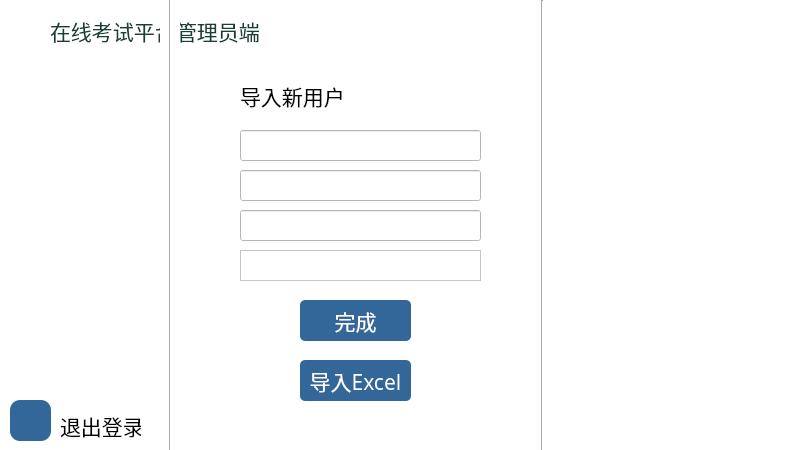
<?xml version="1.0" encoding="UTF-8"?>
<ui version="4.0">
 <class>Administer</class>
 <widget class="QWidget" name="Administer">
  <property name="geometry">
   <rect>
    <x>0</x>
    <y>0</y>
    <width>800</width>
    <height>450</height>
   </rect>
  </property>
  <property name="font">
   <font>
    <pointsize>12</pointsize>
   </font>
  </property>
  <property name="windowTitle">
   <string>Form</string>
  </property>
  <property name="styleSheet">
   <string notr="true">QWidget
{
background-color:white;
}</string>
  </property>
  <widget class="QStackedWidget" name="stackedWidget">
   <property name="geometry">
    <rect>
     <x>180</x>
     <y>60</y>
     <width>361</width>
     <height>411</height>
    </rect>
   </property>
   <property name="currentIndex">
    <number>0</number>
   </property>
   <widget class="QWidget" name="page">
    <widget class="QLineEdit" name="EditName">
     <property name="geometry">
      <rect>
       <x>60</x>
       <y>70</y>
       <width>241</width>
       <height>31</height>
      </rect>
     </property>
    </widget>
    <widget class="QLineEdit" name="EditAccount">
     <property name="geometry">
      <rect>
       <x>60</x>
       <y>110</y>
       <width>241</width>
       <height>31</height>
      </rect>
     </property>
    </widget>
    <widget class="QLineEdit" name="EditPassword">
     <property name="geometry">
      <rect>
       <x>60</x>
       <y>150</y>
       <width>241</width>
       <height>31</height>
      </rect>
     </property>
    </widget>
    <widget class="QPushButton" name="finishimport">
     <property name="geometry">
      <rect>
       <x>120</x>
       <y>240</y>
       <width>111</width>
       <height>41</height>
      </rect>
     </property>
     <property name="font">
      <font>
       <family>华文中宋</family>
       <pointsize>16</pointsize>
      </font>
     </property>
     <property name="styleSheet">
      <string notr="true">QPushButton
{
background-color:rgb(51, 102, 153);
border-radius:5px;
color:white;
}
QPushButtonn:hover
{
background-color:rgb(177, 204, 228);
color:rgb(0, 0, 0);
}</string>
     </property>
     <property name="text">
      <string>完成</string>
     </property>
    </widget>
    <widget class="QPushButton" name="importExcel">
     <property name="geometry">
      <rect>
       <x>120</x>
       <y>300</y>
       <width>111</width>
       <height>41</height>
      </rect>
     </property>
     <property name="font">
      <font>
       <family>华文中宋</family>
       <pointsize>16</pointsize>
      </font>
     </property>
     <property name="styleSheet">
      <string notr="true">QPushButton
{
background-color:rgb(51, 102, 153);
border-radius:5px;
color:white;
}
QPushButtonn:hover
{
background-color:rgb(177, 204, 228);
color:rgb(0, 0, 0);
}</string>
     </property>
     <property name="text">
      <string>导入Excel</string>
     </property>
    </widget>
    <widget class="QTextEdit" name="EditClass">
     <property name="geometry">
      <rect>
       <x>60</x>
       <y>190</y>
       <width>241</width>
       <height>31</height>
      </rect>
     </property>
    </widget>
    <widget class="QLabel" name="label_10">
     <property name="geometry">
      <rect>
       <x>60</x>
       <y>20</y>
       <width>121</width>
       <height>31</height>
      </rect>
     </property>
     <property name="font">
      <font>
       <family>华文中宋</family>
       <pointsize>16</pointsize>
      </font>
     </property>
     <property name="styleSheet">
      <string notr="true">QLabel
{
backgroung-color:transparent;

}</string>
     </property>
     <property name="text">
      <string>导入新用户</string>
     </property>
    </widget>
   </widget>
   <widget class="QWidget" name="page_2">
    <widget class="QTextEdit" name="search">
     <property name="geometry">
      <rect>
       <x>70</x>
       <y>180</y>
       <width>211</width>
       <height>31</height>
      </rect>
     </property>
    </widget>
    <widget class="QPushButton" name="find">
     <property name="geometry">
      <rect>
       <x>250</x>
       <y>180</y>
       <width>31</width>
       <height>31</height>
      </rect>
     </property>
     <property name="text">
      <string/>
     </property>
    </widget>
    <widget class="QLabel" name="label_11">
     <property name="geometry">
      <rect>
       <x>70</x>
       <y>130</y>
       <width>121</width>
       <height>31</height>
      </rect>
     </property>
     <property name="font">
      <font>
       <family>华文中宋</family>
       <pointsize>16</pointsize>
      </font>
     </property>
     <property name="styleSheet">
      <string notr="true">QLabel
{
backgroung-color:transparent;

}</string>
     </property>
     <property name="text">
      <string>请输入学号</string>
     </property>
    </widget>
   </widget>
   <widget class="QWidget" name="page_3">
    <widget class="QLabel" name="label_5">
     <property name="geometry">
      <rect>
       <x>170</x>
       <y>150</y>
       <width>71</width>
       <height>51</height>
      </rect>
     </property>
     <property name="text">
      <string/>
     </property>
    </widget>
    <widget class="QPushButton" name="resetPassword">
     <property name="geometry">
      <rect>
       <x>110</x>
       <y>250</y>
       <width>121</width>
       <height>41</height>
      </rect>
     </property>
     <property name="font">
      <font>
       <family>华文中宋</family>
       <pointsize>16</pointsize>
      </font>
     </property>
     <property name="styleSheet">
      <string notr="true">QPushButton
{
background-color:rgb(51, 102, 153);
border-radius:5px;
color:white;
}
QPushButton:hover
{
background-color:rgb(177, 204, 228);
color:rgb(0, 0, 0);
}</string>
     </property>
     <property name="text">
      <string>重置密码</string>
     </property>
    </widget>
    <widget class="QTextEdit" name="search2">
     <property name="geometry">
      <rect>
       <x>70</x>
       <y>110</y>
       <width>211</width>
       <height>31</height>
      </rect>
     </property>
    </widget>
    <widget class="QPushButton" name="find_2">
     <property name="geometry">
      <rect>
       <x>250</x>
       <y>110</y>
       <width>31</width>
       <height>31</height>
      </rect>
     </property>
     <property name="text">
      <string/>
     </property>
    </widget>
    <widget class="QPushButton" name="grade">
     <property name="geometry">
      <rect>
       <x>110</x>
       <y>190</y>
       <width>121</width>
       <height>41</height>
      </rect>
     </property>
     <property name="font">
      <font>
       <family>华文中宋</family>
       <pointsize>16</pointsize>
      </font>
     </property>
     <property name="styleSheet">
      <string notr="true">QPushButton
{
background-color:rgb(51, 102, 153);
border-radius:5px;
color:white;
}
QPushButton:hover
{
background-color:rgb(177, 204, 228);
color:rgb(0, 0, 0);
}</string>
     </property>
     <property name="text">
      <string>查看成绩</string>
     </property>
    </widget>
    <widget class="QLabel" name="label_9">
     <property name="geometry">
      <rect>
       <x>70</x>
       <y>60</y>
       <width>121</width>
       <height>31</height>
      </rect>
     </property>
     <property name="font">
      <font>
       <family>华文中宋</family>
       <pointsize>16</pointsize>
      </font>
     </property>
     <property name="styleSheet">
      <string notr="true">QLabel
{
backgroung-color:transparent;

}</string>
     </property>
     <property name="text">
      <string>请输入学号</string>
     </property>
    </widget>
   </widget>
  </widget>
  <widget class="QPushButton" name="changegrade">
   <property name="geometry">
    <rect>
     <x>-10</x>
     <y>160</y>
     <width>171</width>
     <height>41</height>
    </rect>
   </property>
   <property name="styleSheet">
    <string notr="true">QPushButton
{
border:none;
}</string>
   </property>
   <property name="text">
    <string/>
   </property>
   <property name="icon">
    <iconset resource="res.qrc">
     <normaloff>:/image/xx0.png</normaloff>
     <activeon>:/image/xx1.png</activeon>:/image/xx0.png</iconset>
   </property>
   <property name="iconSize">
    <size>
     <width>80</width>
     <height>450</height>
    </size>
   </property>
   <property name="checkable">
    <bool>true</bool>
   </property>
   <property name="autoExclusive">
    <bool>true</bool>
   </property>
  </widget>
  <widget class="QPushButton" name="manage">
   <property name="geometry">
    <rect>
     <x>-10</x>
     <y>200</y>
     <width>171</width>
     <height>41</height>
    </rect>
   </property>
   <property name="styleSheet">
    <string notr="true">QPushButton
{
border:none;
}</string>
   </property>
   <property name="text">
    <string/>
   </property>
   <property name="icon">
    <iconset resource="res.qrc">
     <normaloff>:/image/gg10.png</normaloff>
     <activeon>:/image/gg1.png</activeon>:/image/gg10.png</iconset>
   </property>
   <property name="iconSize">
    <size>
     <width>80</width>
     <height>450</height>
    </size>
   </property>
   <property name="checkable">
    <bool>true</bool>
   </property>
   <property name="autoExclusive">
    <bool>true</bool>
   </property>
  </widget>
  <widget class="QPushButton" name="importAccount">
   <property name="geometry">
    <rect>
     <x>-10</x>
     <y>120</y>
     <width>171</width>
     <height>41</height>
    </rect>
   </property>
   <property name="font">
    <font>
     <family>华文中宋</family>
     <pointsize>14</pointsize>
    </font>
   </property>
   <property name="styleSheet">
    <string notr="true">QPushButton
{
border:none;
}</string>
   </property>
   <property name="text">
    <string/>
   </property>
   <property name="icon">
    <iconset resource="res.qrc">
     <normaloff>:/image/dd0.png</normaloff>
     <activeon>:/image/dd.png</activeon>:/image/dd0.png</iconset>
   </property>
   <property name="iconSize">
    <size>
     <width>80</width>
     <height>450</height>
    </size>
   </property>
   <property name="checkable">
    <bool>true</bool>
   </property>
   <property name="autoExclusive">
    <bool>true</bool>
   </property>
  </widget>
  <widget class="QPushButton" name="Return">
   <property name="geometry">
    <rect>
     <x>10</x>
     <y>400</y>
     <width>41</width>
     <height>41</height>
    </rect>
   </property>
   <property name="styleSheet">
    <string notr="true">QPushButton
{
border:none;
image:url(:/image/home.png);
border-radius:10px;
background-color:rgb(51, 102, 153);
}
QPushButton:hover
{
background-color:rgb(177, 204, 228);
}</string>
   </property>
   <property name="text">
    <string/>
   </property>
  </widget>
  <widget class="QLabel" name="label">
   <property name="geometry">
    <rect>
     <x>50</x>
     <y>0</y>
     <width>291</width>
     <height>61</height>
    </rect>
   </property>
   <property name="font">
    <font>
     <family>华文中宋</family>
     <pointsize>16</pointsize>
    </font>
   </property>
   <property name="styleSheet">
    <string notr="true">QLabel
{
color:rgb(25, 64, 56);
backgroung-color:transparent;

}</string>
   </property>
   <property name="text">
    <string>在线考试平台管理员端</string>
   </property>
  </widget>
  <widget class="QLabel" name="label_3">
   <property name="geometry">
    <rect>
     <x>0</x>
     <y>10</y>
     <width>41</width>
     <height>41</height>
    </rect>
   </property>
   <property name="text">
    <string/>
   </property>
   <property name="pixmap">
    <pixmap resource="res.qrc">:/image/logo.png</pixmap>
   </property>
   <property name="scaledContents">
    <bool>true</bool>
   </property>
  </widget>
  <widget class="Line" name="line">
   <property name="geometry">
    <rect>
     <x>160</x>
     <y>-10</y>
     <width>20</width>
     <height>461</height>
    </rect>
   </property>
   <property name="orientation">
    <enum>Qt::Vertical</enum>
   </property>
  </widget>
  <widget class="QLabel" name="label_8">
   <property name="geometry">
    <rect>
     <x>60</x>
     <y>410</y>
     <width>81</width>
     <height>31</height>
    </rect>
   </property>
   <property name="font">
    <font>
     <family>华文中宋</family>
     <pointsize>16</pointsize>
    </font>
   </property>
   <property name="styleSheet">
    <string notr="true">QLabel
{
backgroung-color:transparent;

}</string>
   </property>
   <property name="text">
    <string>退出登录</string>
   </property>
  </widget>
  <widget class="Line" name="line_2">
   <property name="geometry">
    <rect>
     <x>532</x>
     <y>0</y>
     <width>21</width>
     <height>451</height>
    </rect>
   </property>
   <property name="orientation">
    <enum>Qt::Vertical</enum>
   </property>
  </widget>
  <widget class="QLabel" name="label_4">
   <property name="geometry">
    <rect>
     <x>650</x>
     <y>40</y>
     <width>51</width>
     <height>51</height>
    </rect>
   </property>
   <property name="text">
    <string/>
   </property>
   <property name="pixmap">
    <pixmap resource="res.qrc">:/image/guanliyuan.jpeg</pixmap>
   </property>
   <property name="scaledContents">
    <bool>true</bool>
   </property>
  </widget>
  <zorder>stackedWidget</zorder>
  <zorder>changegrade</zorder>
  <zorder>manage</zorder>
  <zorder>importAccount</zorder>
  <zorder>Return</zorder>
  <zorder>label_3</zorder>
  <zorder>label</zorder>
  <zorder>label_3</zorder>
  <zorder>line</zorder>
  <zorder>label</zorder>
  <zorder>label_8</zorder>
  <zorder>line_2</zorder>
  <zorder>label_4</zorder>
 </widget>
 <resources>
  <include location="res.qrc"/>
 </resources>
 <connections/>
</ui>
